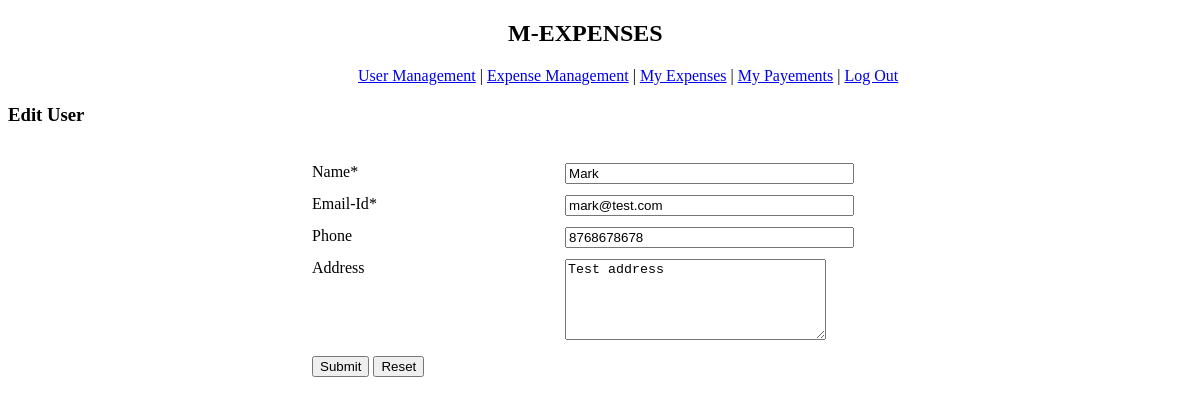
/index.php?module=users&action=edit&id=2 (signed in), run on the app's committed database.
### tables this page shows
CREATE TABLE IF NOT EXISTS `users` (
  `id` int(11) NOT NULL AUTO_INCREMENT,
  `name` varchar(255) NOT NULL,
  `email` varchar(255) NOT NULL,
  `phone` varchar(255) DEFAULT NULL,
  `address` text,
  `status` tinyint(1) NOT NULL DEFAULT '1' COMMENT '0=inactive,1=active',
  `created_date` datetime NOT NULL,
  PRIMARY KEY (`id`)
);

### classes/userClass.php (called while the page is built, shortened)
<?php
class userClass
{
      function edit(){
      $u_id          =      $_GET['id'];
      $edit_arr       =       GetDataBySql("SELECT * FROM users WHERE id='$u_id'");
                  $payer_arr   = GetDataBySql("SELECT * FROM users WHERE status=1");
                  include("templates/header.php");
                  include("templates/users/edit.php");
                  include("templates/footer.php");
      }
}
?>

### index.php (called while the page is built)
<?php
 require_once("configuration/config.php");
?>

### functions/common.php (called while the page is built, shortened)
<?php
	function GetDataBySql($sql)
		{
			$fn_res		=	mysql_query($sql);
			$arrcnt		=	-1;
			$dataarr	=	array();
			while($temp	= mysql_fetch_assoc($fn_res))
				{
					$arrcnt++;
					$dataarr[$arrcnt]	=	$temp;
				}
			return $dataarr;
		}
    ?>

### templates/users/edit.php (the view, shortened to what this page needs)
<form name="add_form" method="post">
 <span><h3>Edit User</h3></span></p>
 <table width="50%" border="0" align="center" cellpadding="3" cellspacing="5">
                              <tr>
                      <td valign="top" colspan='2' ><?php if($_SESSION['error_message']) {echo $_SESSION['error_message'];unset($_SESSION['error_message']);}?>
                      </td>
                    </tr>
		                      <tr>
                      <td width="43%" valign="top">Name<span class="mandatory">*</span></td>
                      <td width="57%" valign="top"><input name="name" type="text"  size="33" value="<?php if($_POST['name'])echo $_POST['name']; else echo $edit_arr[0]['name'];?>" /></td>
                    </tr>
                    <tr>
                      <td width="43%" valign="top">Email-Id<span class="mandatory">*</span></td>
                      <td width="57%" valign="top"><input name="email" type="text"  size="33" value="<?php if($_POST['email'])echo $_POST['email']; else echo $edit_arr[0]['email'];?>" /></td>
                    </tr>
                    <tr>
                      <td width="43%" valign="top">Phone</td>
                      <td width="57%" valign="top"><input name="phone" type="text"  size="33" value="<?php if($_POST['phone'])echo $_POST['phone']; else echo $edit_arr[0]['phone'];?>" /></td>
                    </tr>
                         <tr>
                      <td width="43%" valign="top">Address</td>
                      <td width="57%" valign="top"><textarea name="address" cols="30" rows="5"><?php if($_POST['address'])echo $_POST['address']; else echo $edit_arr[0]['address'];?></textarea></td>
                    </tr>
                    <tr>
                     <tr>
                      <td valign="top" colspan='2' ><input name="edit_sub" type="submit" value="Submit"  />&nbsp;<input name="can" type="reset" value="Reset"  /></td>
                    </tr>
</form>

### data on the page
users: name "Mark", email "mark@test.com", phone "8768678678", address "Test address"
